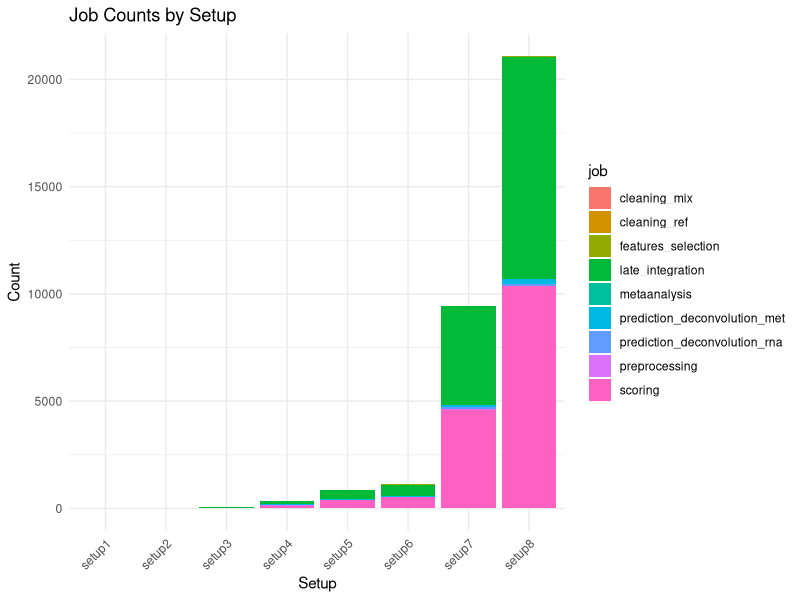
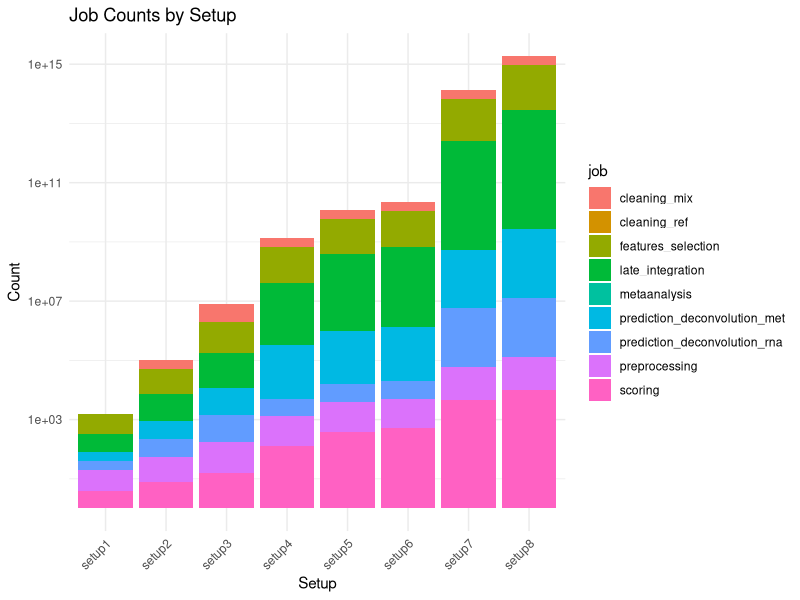

R code for these plots, in order:
## ---- chunk 1
knitr::opts_chunk$set(collapse=TRUE, comment = "#>", fig.width=12, fig.height=12, eval=TRUE, echo=TRUE, results="verbatim", dpi=75)
## ---- chunk 2
# Load necessary library
library(ggplot2)
## ---- chunk 3


# Create the dataframe
data <- data.frame(
  job = rep(c(
    "cleaning_mix", "cleaning_ref", "features_selection", "late_integration",
    "metaanalysis", "prediction_deconvolution_met", "prediction_deconvolution_rna",
    "preprocessing", "scoring"
  ), times = 8),
  setup = rep(paste0("setup", 1:8), each = 9),
  count = c(
    # setup1
    1, 1, 5, 4, 1, 2, 2, 5, 4,
    # setup2
    2, 1, 7, 8, 1, 4, 4, 7, 8,
    # setup3
    4, 1, 11, 16, 1, 8, 8, 11, 16,
    # setup4
    2, 1, 16, 128, 1, 64, 4, 10, 128,
    # setup5
    2, 1, 16, 384, 1, 64, 4, 10, 384,
    # setup6
    2, 1, 16, 512, 1, 64, 4, 10, 512,
    # setup7
    2, 1, 26, 4608, 1, 96, 96, 13, 4608,
    # setup8
    2, 1, 33, 10368, 1, 216, 96, 13, 10368
  )
)

## ---- chunk 4
ggplot(data, aes(x = setup, y = count, fill = job)) +
  geom_bar(stat = "identity") +
  labs(title = "Job Counts by Setup", x = "Setup", y = "Count") +
  theme_minimal() +
  theme(axis.text.x = element_text(angle = 45, hjust = 1))
## ---- chunk 5
# Plot the stacked bar chart
ggplot(data, aes(x = setup, y = count, fill = job)) +
  geom_bar(stat = "identity") +
  scale_y_log10() + 
  labs(title = "Job Counts by Setup", x = "Setup", y = "Count") +
  theme_minimal() +
  theme(axis.text.x = element_text(angle = 45, hjust = 1))
